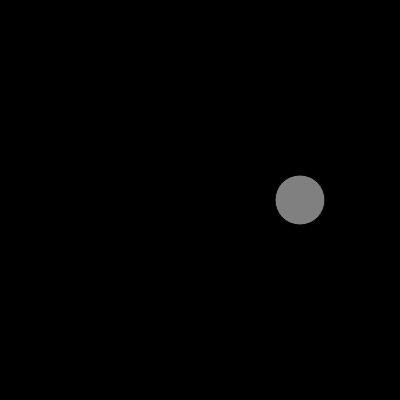
Frame 1 (no input)
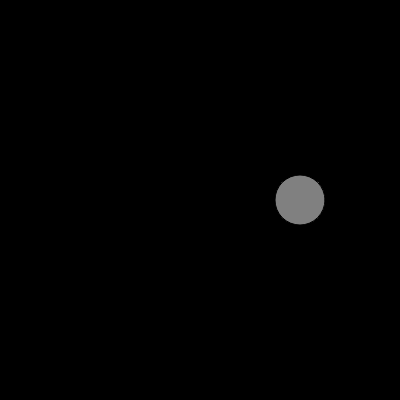
Frame 60 (no input)
Frame 120 (the mouse pressed at the canvas centre since frame 60): identical to frame 60, image omitted

The p5.js sketch that drew these frames (run headless with seeded random() and noise() and a simulated clock; from frame 60 on, the mouse is pressed at the canvas centre):

// p5.js sketch
// ── sketch.js
//Nearest-Neighbor, 2017
//code structure

// This is a single line comment! Anything after // on the same line is ignored when the code is run.

/* 
 Multi-line comments
 Ignore anything between
 These symbols
 */
 
 // The area at the top of your sketch is used to set up things which will be used throughout your entire sketch.

// The section below holds a block of code between { } which is only run once when the sketch begins.
function setup() {
  // This area holds things that you want to initialize or that only need to be run once.

  // This is a function, which is just a fancy word for command.
  createCanvas(400, 400);// This function has two parameters (aka arguments), are set inside of parentheses and separated by a comma. Any line giving a command should end with a ;

  // All commands are run in consecutive order, like a script. So this command is run AFTER the previous one.
  background(0);
}

// The section below holds any code which you want run continuously as long as the program is still running. It runs after setup().
function draw() {
  // Code inside of draw() is also run in order. So this...
  fill(128);

  // is run before this...
  ellipse(300, 200, 50, 50);

  // However, unlike setup(), when this gets to the end, draw() starts over again.
}

// This area is useful when you want to define our own functions for use in this sketch.
